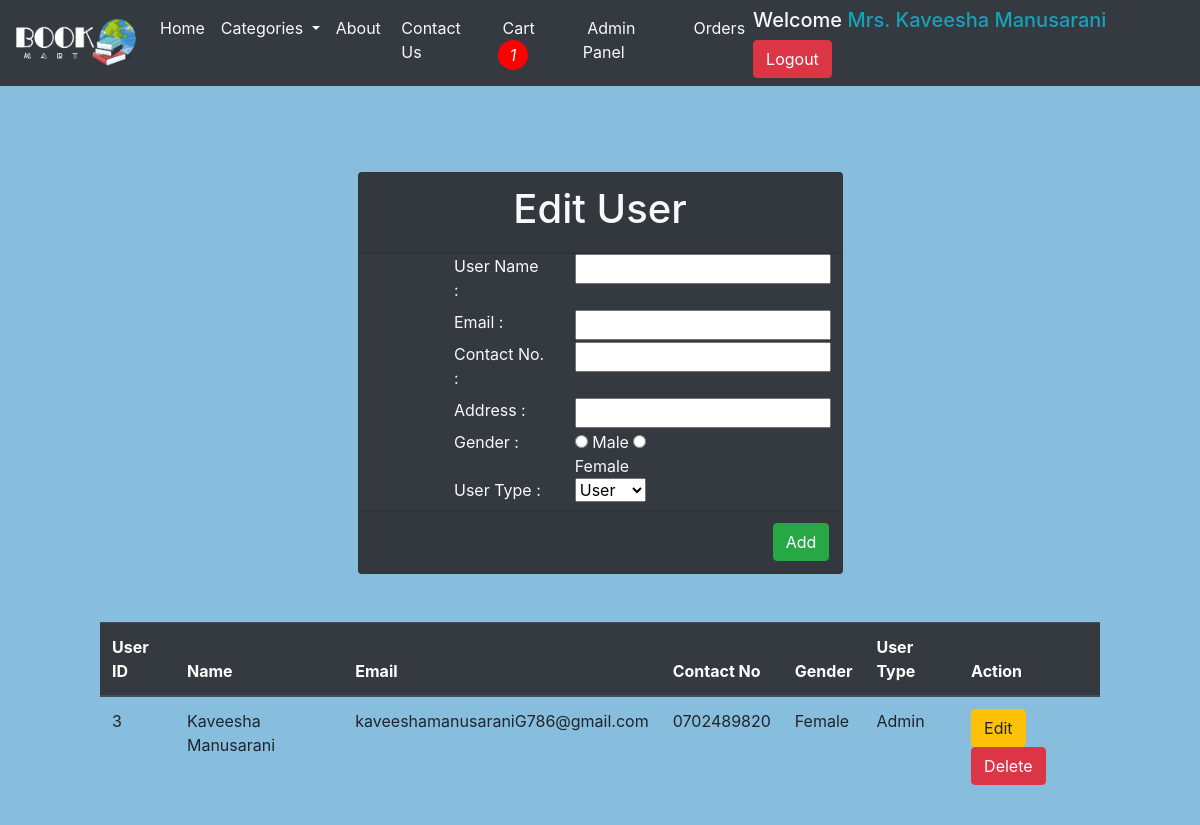
The app's page /users.php (signed in) with its own data.
### tables this page shows
CREATE TABLE `user` (
  `userID` int(11) NOT NULL,
  `email` varchar(255) NOT NULL,
  `uname` varchar(100) NOT NULL,
  `contactNo` varchar(15) NOT NULL,
  `uAddress` text NOT NULL,
  `password` varchar(255) NOT NULL,
  `gender` enum('Male','Female') NOT NULL,
  `userType` enum('User','Admin') NOT NULL
);

### users.php (the view, shortened to what this page needs)
<?php
@include 'header.php';
@include 'configDatabase.php';
    $queryAllUser = "SELECT * FROM user ORDER BY userID DESC";
    $resultAllUser = $conn->query($queryAllUser);
    $Users = [];
    if ($resultAllUser->num_rows > 0) {
        while ($rowUser = $resultAllUser->fetch_assoc()) {
            $Users[] = $rowUser;
        }
    }
?>
<!DOCTYPE html>
<html lang="en">
<head>
</head>
<body style="padding: 100px;">
    <br><br><br>
    <div class="row">
    <div class="col-md-3"></div>
        <div class="col-md-6">
            <div class="card bg-dark text-light">
                <form method="POST" action="<?php echo htmlspecialchars($_SERVER["PHP_SELF"]); ?>" >
                    <div class="card-header text-center">
                        <h1>Edit User</h1>
                    </div>
                    <div class="body container">
                        <div class="row">
                            <div class="col-md-2"> </div>
                            <div class="col-md-6">
                                <div class="row">
                                    <div class="col-md-6">
                                        <label for="title">User Name :</label>
                                    </div>
                                    <div class="col-md-6">
                                        <input type="text" name="uname" id="uname" required>
                                    </div>
                                </div>
                                <div class="row">
                                    <div class="col-md-6">
                                        <label for="email">Email :</label>
                                    </div>
                                    <div class="col-md-6">
                                        <input type="text" name="email" id="email" required>
                                    </div>
                                </div>
                                <div class="row">
                                    <div class="col-md-6">
                                        <label for="ContactNo">Contact No. :</label>
                                    </div>
                                    <div class="col-md-6">
                                        <input type="number" name="contactNo" id="contactNo" maxlength="10" required>
                                    </div>
                                </div>
                                <div class="row">
                                    <div class="col-md-6">
                                        <label for="Address">Address :</label>
                                    </div>
                                    <div class="col-md-6">
                                        <input type="text" name="address" id="address" required>
                                    </div>
                                </div>
                                <div class="row">
                                    <div class="col-md-6">
                                        <label for="Gender">Gender :</label>
                                    </div>
                                    <div class="col-md-6">
                                        <input class="radio" type="radio" id="gender" name="gender" value="Male" required>
                                        <lable>Male</lable>
                                        <input class="radio" type="radio" id="gender" name="gender" value="Female" required>
                                        <lable>Female</lable>
                                    </div>
                                </div>
                                <div class="row">
                                    <div class="col-md-6">
                                        <label for="dropdown">User Type :</label>
                                    </div>
                                    <div class="col-md-6">
                                        <div class="dropdown">
                                            <select id="userType" name="userType" id="userType">
                                                <option value="User">User</option>
                                            </select>
                                        </div>
                                    </div>
                                </div>
                            </div>
                        </div>
                    </div>
                    <div class="card-footer">
                    <div class="row">
                        <div class="col-md-10"></div>
                        <div class="col-md-2" id='actionAdd'>
                            <input type="submit" name="action" value="Add" class="btn btn-success">
                        </div>
                    </div>
                    </div>
                </form>
            </div>
        </div>
    </div>
    <br><br>
    <div class="row">
        <div class="container">
            <table class="table">
                <thead class="thead-dark">
                    <tr>
                        <th scope="col">User ID</th>
                        <th scope="col">Name</th>
                        <th scope="col">Email</th>
                        <th scope="col">Contact No</th>
                        <th scope="col">Gender</th>
                        <th scope="col">User Type</th>
                        <th>Action</th>
                    </tr>
                </thead>
                <tbody>
                    <?php
                    foreach ($Users as $User) {
                        echo "<tr>";
                        echo "<td>" . $User['userID'] . "</td>";
                        echo "<td>" . $User['uname'] . "</td>";
                        echo "<td>" . $User['email'] . "</td>";
                        echo "<td>" . $User['contactNo'] . "</td>";
                        echo "<td>" . $User['gender'] . "</td>";
                        echo "<td>" . $User['userType'] . "</td>";
                        echo "<td>
                                <button class='btn btn-warning' onclick='editUser(" . json_encode($User) . ")'>Edit</button>
                                <a class='btn btn-danger' onclick='return confirm('Are you sure you want to delete this?');' href='users.php?delete=".$User['userID']. "'>
                                <i class='fas fa-trash'></i> Delete
                                </a>
                              </td>";
                        echo "</tr>";
                    }
                    ?>
                </tbody>
            </table>
        </div>
    </div>
</body>
</html>

### records on screen
user: userID "3", uname "Kaveesha Manusarani", email "kaveeshamanusaraniG786@gmail.com", contactNo "0702489820", gender "Female", userType "Admin"

### other values on screen
$cartCount "1"
$_SESSION['user_name'] "Kaveesha Manusarani"
